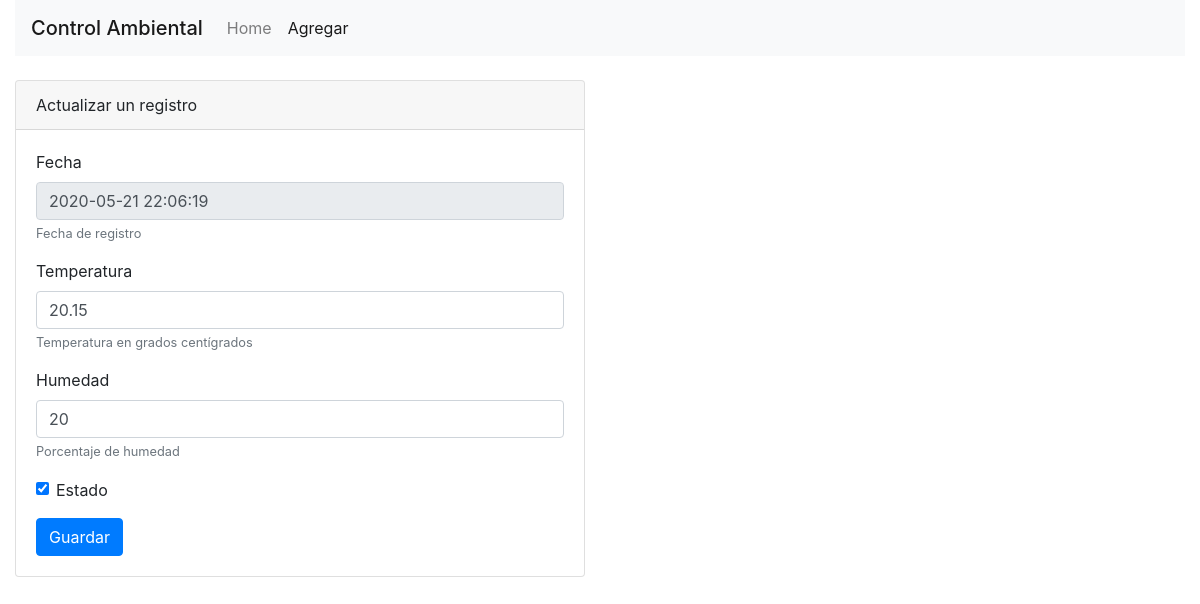
Screenshot of /editar.php?id=1316 with the database file from the repository.
### tables this page shows
CREATE TABLE `variables` (
  `id` int(11) NOT NULL,
  `fecha` datetime NOT NULL,
  `temperatura` decimal(5,2) NOT NULL,
  `humedad` int(11) NOT NULL,
  `dht` decimal(9,4) NOT NULL,
  `estado` tinyint(1) NOT NULL
);

### editar.php (the view, shortened to what this page needs)
<!DOCTYPE html>
<html>
<head>
    <link rel="stylesheet" href="css/bootstrap.min.css">
</head>
<body>
    <div class="container-fluid">
        <nav class="navbar navbar-expand-lg navbar-light bg-light">
            <span class="navbar-brand mb-0 h1">Control Ambiental</span>
            <div class="collapse navbar-collapse" id="navbarNav">
                <ul class="navbar-nav">
                    <li class="nav-item">
                        <a class="nav-link" href="index.php">Home</a>
                    </li>
                    <li class="nav-item active">
                        <a class="nav-link" href="agregar.html">Agregar <span class="sr-only">(current)</span></a>
                    </li>
                </ul>
            </div>
        </nav>
        <br>
        <div class="row">
            <div class="col-6">
                <div class="card">
                    <div class="card-header">
                        Actualizar un registro
                    </div>
                    <div class="card-body">
                        <?php
                        include_once "conexion.php";
                        $id = $_REQUEST['id'];
                        $sentencia = "select * from variables where id = $id";
                        $resultado = $conn->query($sentencia);
                        $registro = $resultado->fetch_assoc();
                        $check = "";
                        if ($registro["estado"] == 1){
                            $check = "checked";
                        }
                        ?>
                        <form method="POST" action="actualizar.php">
                            <div class="form-group">
                                <label for="txtFecha">Fecha</label>
                                <input type="text" readonly value="<?php echo $registro["fecha"]; ?>" name="txtFecha" class="form-control" id="txtFecha" aria-describedby="fechaHelp">
                                <small id="fechaHelp" class="form-text text-muted">Fecha de registro</small>
                            </div>
                            <div class="form-group">
                                <label for="txtTemp">Temperatura</label>
                                <input type="number" value="<?php echo $registro["temperatura"]; ?>" name="txtTemp" step="0.01" class="form-control" id="txtTemp" aria-describedby="tempHelp">
                                <small id="tempHelp" class="form-text text-muted">Temperatura en grados centígrados</small>
                            </div>
                            <div class="form-group">
                                <label for="txtHum">Humedad</label>
                                <input type="number" value="<?php echo $registro["humedad"]; ?>" name="txtHum" step="1" class="form-control" id="txtHum" aria-describedby="humHelp">
                                <small id="humHelp" class="form-text text-muted">Porcentaje de humedad</small>
                            </div>
                            <div class="form-group form-check">
                                <input type="checkbox" <?php echo $check; ?> class="form-check-input" id="chkEstado" name="chkEstado">
                                <label class="form-check-label" for="chkEstado">Estado</label>
                            </div>
                            <button type="submit" class="btn btn-primary">Guardar</button>
                        </form>
                    </div>
                </div>
            </div>
        </div>
    </div>
</body>
</html>

### rows the page displays
variables: txtFecha "2020-05-21 22:06:19", txtTemp "20.15", txtHum "20"
